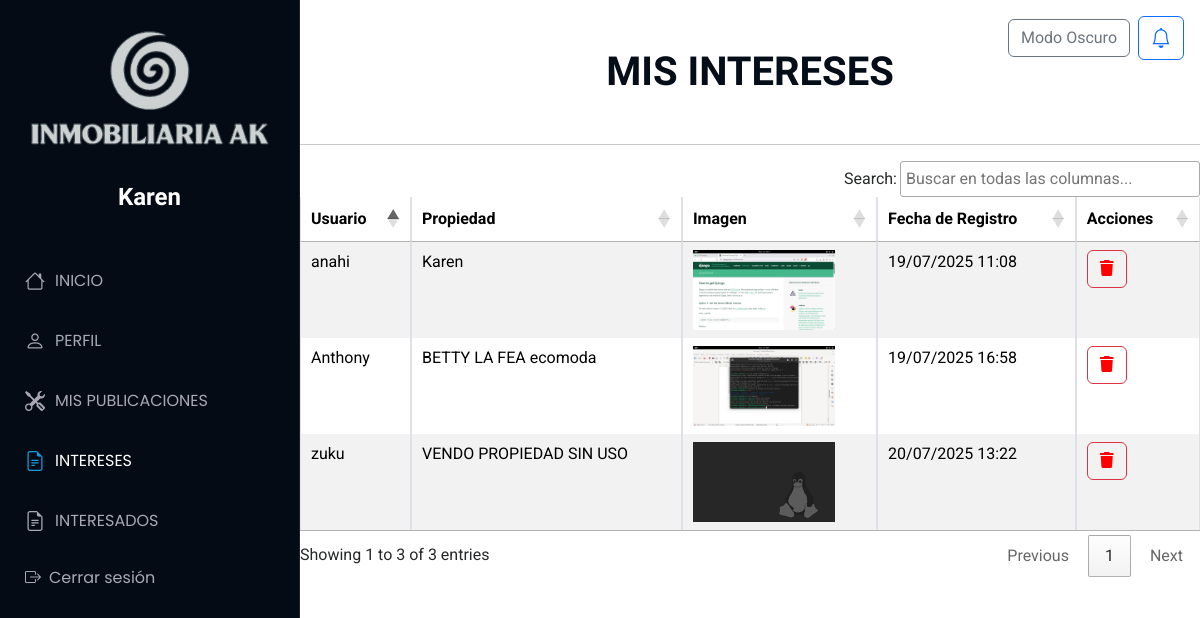
Page /Interez/intereses (signed in) on the committed database.
### Aplicaciones/Interez/models.py (models this page shows)
class Interez(models.Model):
    usuario = models.ForeignKey(Usuario, on_delete=models.CASCADE)
    propiedad = models.ForeignKey(Propiedad, on_delete=models.CASCADE)
    fecha_interes = models.DateTimeField(auto_now_add=True)

### Aplicaciones/Publicaciones/models.py (models this page shows)
class Propiedad(models.Model):
    id_propiedad = models.AutoField(primary_key=True)
    titulo = models.CharField(max_length=200)
    imagen = models.FileField(upload_to='propiedades/')
    descripcion = models.TextField()
    precio = models.DecimalField(max_digits=12, decimal_places=2)
    ubicacion=models.CharField(max_length=200,null=True,blank=True)
    usuario = models.ForeignKey(Usuario, on_delete=models.CASCADE)
    latitud = models.DecimalField(max_digits=9, decimal_places=7)
    longitud = models.DecimalField(max_digits=10, decimal_places=7)
    estado = models.CharField(max_length=50)
    fecha_publicacion = models.DateTimeField(auto_now_add=True)
    fecha_actualizacion = models.DateTimeField(auto_now=True,null=True,blank=True)

### Aplicaciones/Usuario/models.py (models this page shows)
class Usuario(models.Model):
    usuario = models.CharField(max_length=150, unique=True)
    contrasena = models.CharField(max_length=128)
    correo = models.EmailField(unique=True,null=True, blank=True)
    telefono = models.CharField(null=True, blank=True)
    fecha_registro = models.DateTimeField(auto_now_add=True,null=True, blank=True)
    telegram_id = models.CharField(max_length=50, null=True, blank=True)

### Aplicaciones/Interez/views.py (the view)
# urls.py: path('intereses', views.intereses, name='intereses'),
def intereses(request):
    if 'usuario_id' not in request.session:
        messages.error(request, "Debes iniciar sesión para ver tus intereses.")
        return redirect('iniciosesion')
    usuario = get_object_or_404(Usuario, id=request.session['usuario_id'])
    intereses = Interez.objects.select_related('usuario', 'propiedad').filter(usuario=usuario)
    return render(request, 'intereses.html', {'intereses': intereses})

### Aplicaciones/Interez/templates/intereses.html (shortened to what this page needs)
{% extends 'plantilla.html' %}
{% load static %}
{% block body %}
<main>
    <br><br>
    <h1 class="text-center"><b>MIS INTERESES</b></h1><br>
    <hr>
    <table class="table table-bordered table-striped table-hover" id="intereses_table">
        <thead>
            <tr>
                <th>Usuario</th>
                <th>Propiedad</th>
                <th>Imagen</th>
                <th>Fecha de Registro</th>
                <th>Acciones</th>
            </tr>
        </thead>
        <tbody>
            {% for interes in intereses %}
            <tr>
                <td>{{ interes.propiedad.usuario.usuario  }}</td>
                <td>{{ interes.propiedad.titulo }}</td>
                <td>
                    {% if interes.propiedad.imagen %}
                        <img src="{{ interes.propiedad.imagen.url }}" alt="" height="80px">
                    {% else %}
                        Ninguna
                    {% endif %}
                </td>
                <td>{{ interes.fecha_interes|date:"d/m/Y H:i" }}</td>
                <td>
                    <a style="color: red;" href="#" onclick="confirmarEliminacion('{{ interes.id }}')" class="btn btn-outline-danger"><i class="fa fa-trash"></i></a>
                </td>
            </tr>
            {% endfor %}
        </tbody>
    </table>
    <br>
    <br>
</main>
{% endblock %}

### tiendamue/static/plantilla/Port/assets/css/main.css (style rules this page uses)
:root { --default-font: "Roboto", system-ui, -apple-system, "Segoe UI", Roboto, "Helvetica Neue", Arial, "Noto Sans", "Liberation Sans", sans-serif, "Apple Color Emoji", "Segoe UI Emoji", "Segoe UI Symbol", "Noto Color Emoji"; --heading-font: "Raleway", sans-serif; --nav-font: "Poppins", sans-serif; }
:root { --background-color: #ffffff; --default-color: #272829; --heading-color: #050d18; --accent-color: #149ddd; --surface-color: #ffffff; --contrast-color: #ffffff; }
:root { --nav-color: #a8a9b4; --nav-hover-color: #ffffff; --nav-mobile-background-color: #040b14; --nav-dropdown-background-color: #040b14; --nav-dropdown-color: #a8a9b4; --nav-dropdown-hover-color: #ffffff; }
:root { scroll-behavior: smooth; }
body { color: var(--default-color); background-color: var(--background-color); font-family: var(--default-font); }
a { color: var(--accent-color); text-decoration: none; transition: 0.3s; }
h1, h2, h3, h4, h5, h6 { color: var(--heading-color); font-family: var(--heading-font); }
@media (min-width: 1200px) { .header~main, .header~#footer { margin-left: 300px; } }

### rows in the picture
Interez: propiedad.usuario.usuario "anahi", propiedad.titulo "Karen", propiedad.imagen (picture), fecha_interes "19/07/2025 11:08"
Interez: propiedad.usuario.usuario "Anthony", propiedad.titulo "BETTY LA FEA ecomoda", propiedad.imagen (picture), fecha_interes "19/07/2025 16:58"
Interez: propiedad.usuario.usuario "zuku", propiedad.titulo "VENDO PROPIEDAD SIN USO", propiedad.imagen (picture), fecha_interes "20/07/2025 13:22"

### other values in the picture
{{ request.session.usuario_nombre }} "Karen"
